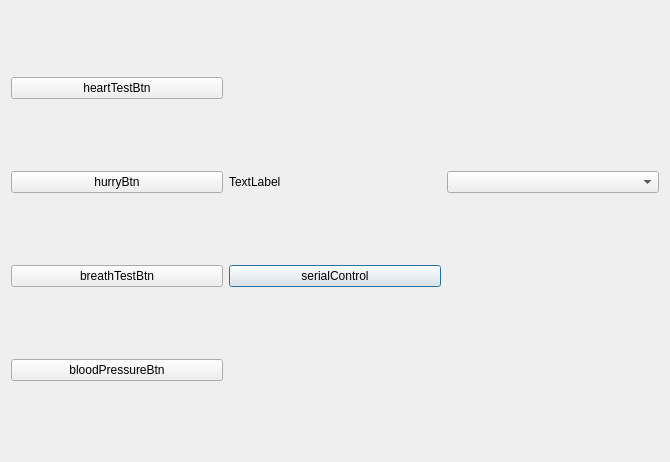
<?xml version="1.0" encoding="UTF-8"?>
<ui version="4.0">
 <class>Serial_Dialog</class>
 <widget class="QDialog" name="Serial_Dialog">
  <property name="geometry">
   <rect>
    <x>0</x>
    <y>0</y>
    <width>670</width>
    <height>462</height>
   </rect>
  </property>
  <property name="windowTitle">
   <string>Dialog</string>
  </property>
  <layout class="QGridLayout" name="gridLayout">
   <item row="2" column="1">
    <widget class="QPushButton" name="serialControl">
     <property name="text">
      <string>serialControl</string>
     </property>
    </widget>
   </item>
   <item row="2" column="0">
    <widget class="QPushButton" name="breathTestBtn">
     <property name="text">
      <string>breathTestBtn</string>
     </property>
    </widget>
   </item>
   <item row="0" column="0">
    <widget class="QPushButton" name="heartTestBtn">
     <property name="text">
      <string>heartTestBtn</string>
     </property>
    </widget>
   </item>
   <item row="1" column="1">
    <widget class="QLabel" name="label">
     <property name="text">
      <string>TextLabel</string>
     </property>
    </widget>
   </item>
   <item row="1" column="2">
    <widget class="QComboBox" name="comboBox"/>
   </item>
   <item row="1" column="0">
    <widget class="QPushButton" name="hurryBtn">
     <property name="text">
      <string>hurryBtn</string>
     </property>
    </widget>
   </item>
   <item row="3" column="0">
    <widget class="QPushButton" name="bloodPressureBtn">
     <property name="text">
      <string>bloodPressureBtn</string>
     </property>
    </widget>
   </item>
  </layout>
 </widget>
 <resources/>
 <connections/>
</ui>
